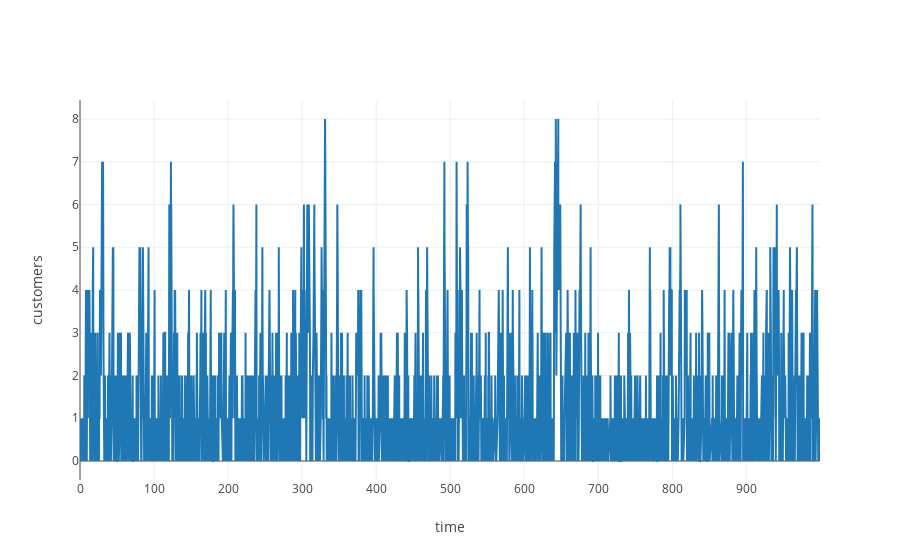
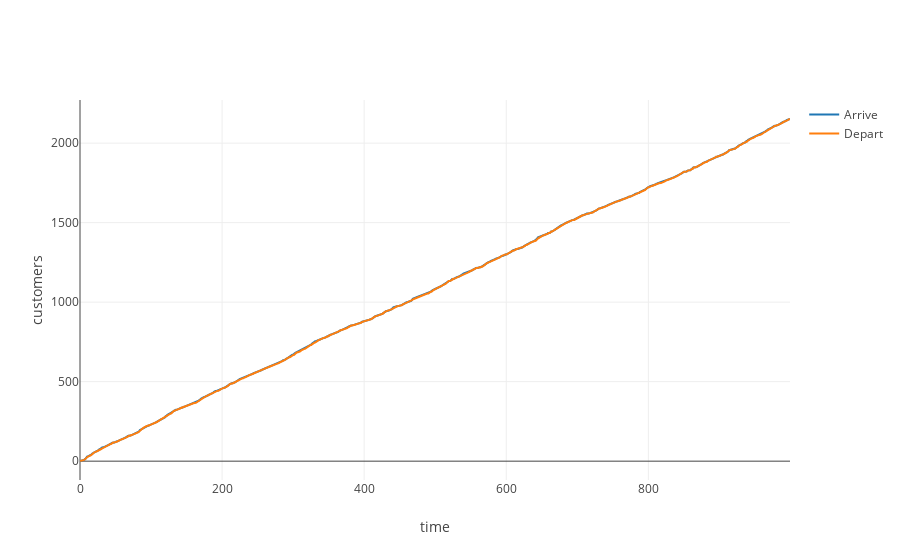

Notebook source saved alongside these figures, in order:
### Markdown cell above
## 1. $\frac{\alpha\lambda}{\mu} < 1$

### Code cell
stat = sim.simulate(_lambda = 3, _mu = 4, _alpha = 0.7, until = 1000)
iplot(u.states_figure(stat['state_log']))
iplot(u.arr_dep_figure(stat['arrive_log'], stat['depart_log']) )

### Figure 1 — Plotly figure (JSON) as saved in the notebook; plotly's stock layout.template omitted (floating-point values rounded to 4 significant figures; data arrays with more than 128 entries replaced by an {"elided": "..."} marker saying what was removed)
{"data": [{"name": "States", "type": "scatter", "uid": "3d8f328d-65c9-462b-93de-5664c24b8807", "x": {"elided": "4304 float values"}, "y": {"elided": "4304 int values"}}], "layout": {"xaxis": {"title": {"text": "time"}}, "yaxis": {"title": {"text": "customers"}}}}

### Figure 2 — Plotly figure (JSON) as saved in the notebook; plotly's stock layout.template omitted (floating-point values rounded to 4 significant figures; data arrays with more than 128 entries replaced by an {"elided": "..."} marker saying what was removed)
{"data": [{"name": "Arrive", "type": "scatter", "uid": "8714ff36-06f0-4b99-8a29-7b4c46dc2e79", "x": {"elided": "2152 float values"}, "y": {"elided": "2152 int values"}}, {"name": "Depart", "type": "scatter", "uid": "f407e660-8507-4658-86e0-77b089ce6a4b", "x": {"elided": "2152 float values"}, "y": {"elided": "2152 int values"}}], "layout": {"xaxis": {"title": {"text": "time"}}, "yaxis": {"title": {"text": "customers"}}}}
